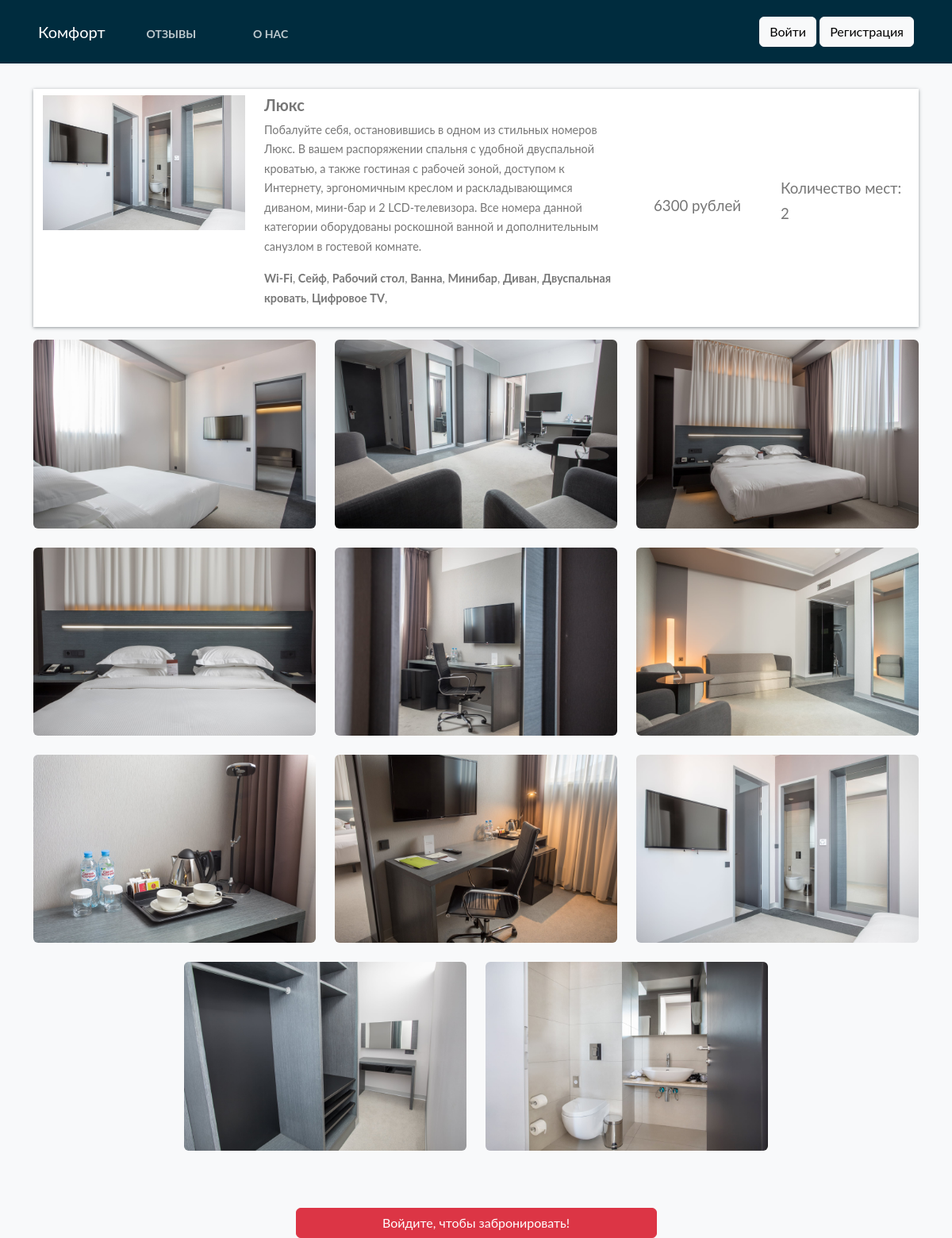
The page /hotel-detail/6d1da256f5694b36a4cda05f773b4537/ on the database its author committed.
### home/models.py (models this page shows, shortened)
class BaseModel(models.Model):
    uid = models.UUIDField(default=uuid.uuid4   , editable=False , primary_key=True)
    created_at = models.DateField(auto_now_add=True)
    updated_at = models.DateField(auto_now_add=True)
    class Meta:
        abstract = True

class Hotel(BaseModel):
    hotel_name = models.CharField(max_length=100)
    hotel_price = models.IntegerField()
    description = models.TextField(max_length=500)
    amenities = models.ManyToManyField(Amenities)
    room_count = models.IntegerField(default=10)

class HotelImages(BaseModel):
    hotel= models.ForeignKey(Hotel ,related_name="images", on_delete=models.CASCADE)
    images = models.ImageField(upload_to="hotels")

class Amenities(BaseModel):
    amenity_name = models.CharField(max_length=100)

### home/views.py (the view, shortened to what this page needs)
# urls.py: path('hotel-detail/<uid>/' , hotel_detail , name="hotel_detail"),
def hotel_detail(request,uid):
    hotel_obj = Hotel.objects.get(uid = uid)
    return render(request , 'hotel_detail.html' ,{
        'hotels_obj' :hotel_obj
    })

### templates/hotel_detail.html
{% extends "base.html" %}
{%  block start %}
<div class="container mt-5 pt-5">
    <div class="row search-card-result">
        <div class="col-md-3">
        <a href="/hotel-detail/{{hotels_obj.uid}}">
            <img class="img-fluid" src="/media/{{hotels_obj.images.first.images}}" alt="Card image cap">
        </a></div>
        <div class="col-md-5" style="display: flex;align-content: center;flex-wrap: wrap;">
            <h5>{{hotels_obj.hotel_name}}</h5>
            <p>
                {{hotels_obj.description}}
            </p>
            <p>
                {%for amenitie in hotels_obj.amenities.all %}
                <b>{{amenitie.amenity_name}}</b>,
                {% endfor %}
            </p>
        </div>
        <div class="col-md-2 border-left text-center more-offers" style="display:flex;justify-content: center;align-items: center;">
            <p style="font-size: 14pt;">{{hotels_obj.hotel_price}} рублей</p>
        </div>
        <div class="col-md-2" style="display:flex;justify-content: center;align-items: center;">
            <p style="font-size: 14pt">Количество мест: {{hotels_obj.room_count}}</p>
        </div>
    </div>
        <div class="row gallery" style="justify-content: center;">
            {% for image in hotels_obj.images.all %}
              <div class="col-md-4">
                <img src="/media/{{image.images}}" class="w-100 shadow-1-strong rounded mb-4"/>
              </div>
            {%endfor %}
        </div>
    {% if request.user.is_authenticated %}
    <div class="filter-card">
        <h5>Забронировать</h5>
        {%include "messages.html"%}
        <form method="post">
            {% csrf_token %}
            <div class="row form-group">
                <div class="col-md-12">
                    <label>Телефон</label>
                    <p>
                    <input type="text" name="phone_0" size="13" id="id_phone_0"  placeholder="+7 (999) 999-99-99 ">
                    </p>
                </div>
                <div class="col-md-12">
                    <label for="mintopay">Заезд</label>
                    <p>
                        <input type="date" name="checkin" id="checkin" class="form-control">
                    </p>
                </div>
                <div class="col-md-12">
                    <label for="maxtopay">Выезд</label>
                    <p>
                        <input type="date" name="checkout" id="checkout" class="form-control">
                    </p>
                </div>
            </div>
           {% if user.is_authenticated %}
            <div class="row form-group">
                <div class="col-md-12">
                    <input type="submit"   class="btn btn-info btn-block" value="Забронировать">
                </div>
            </div>
            {% else %}
                <form class="form-inline ml-auto">
                    <a href="{% url 'login_page' %}" class="btn btn-info">Войти</a>
                    <a href="{% url 'register_page' %}" class="btn btn-info">Регистрация</a>
                </form>
            {% endif %}
        </form>
    </div>
    {% else %}
<div class="container" style="display:flex;justify-content: center;">
    <a href="/login/" class="btn btn-danger mt-5 col-5">Войдите, чтобы забронировать!</a>
</div>
    {% endif %}
</div>
{% endblock %}

### templates/base.html (style rules this page uses)
body { font-family: "Lato", Arial, sans-serif; font-weight: 400; font-size: 16px; line-height: 1.7; background: #fff; color: #777; height: 100%; overflow: auto; }
.search-card-result { box-shadow: 0px 1px 4px rgba(41, 51, 57, 0.5); margin: 1rem 0; padding: 0.5rem 0; background-color: #fff; }
.search-card-result h5 { font-style: 1.1rem; font-weight: 700; }
.search-card-result p { font-size: 0.9rem; }
.search-card-result .more-offers p { margin-bottom: 0.3rem; }

### rows shown on the page
Hotel: images.first.images (picture), hotel_name "Люкс", description "Побалуйте себя, остановившись в одном из стильных номеров Люкс. В вашем распоряжении спальня с удобной двуспальной кроватью, а также гостиная с рабочей зоной, доступом к Интернету, эргономичным креслом и раскладывающимся диваном, мини-бар и 2 LCD-телевизора. Все номера данной категории оборудованы роскошной ванной и дополнительным санузлом в гостевой комнате.", hotel_price "6300", room_count "2"
Amenities: amenity_name "Wi-Fi"
Amenities: amenity_name "Сейф"
Amenities: amenity_name "Рабочий стол"
Amenities: amenity_name "Ванна"
Amenities: amenity_name "Минибар"
Amenities: amenity_name "Диван"
Amenities: amenity_name "Двуспальная кровать"
Amenities: amenity_name "Цифровое TV"
HotelImages: images (picture)
HotelImages: images (picture)
HotelImages: images (picture)
HotelImages: images (picture)
HotelImages: images (picture)
HotelImages: images (picture)
HotelImages: images (picture)
HotelImages: images (picture)
HotelImages: images (picture)
HotelImages: images (picture)
HotelImages: images (picture)
